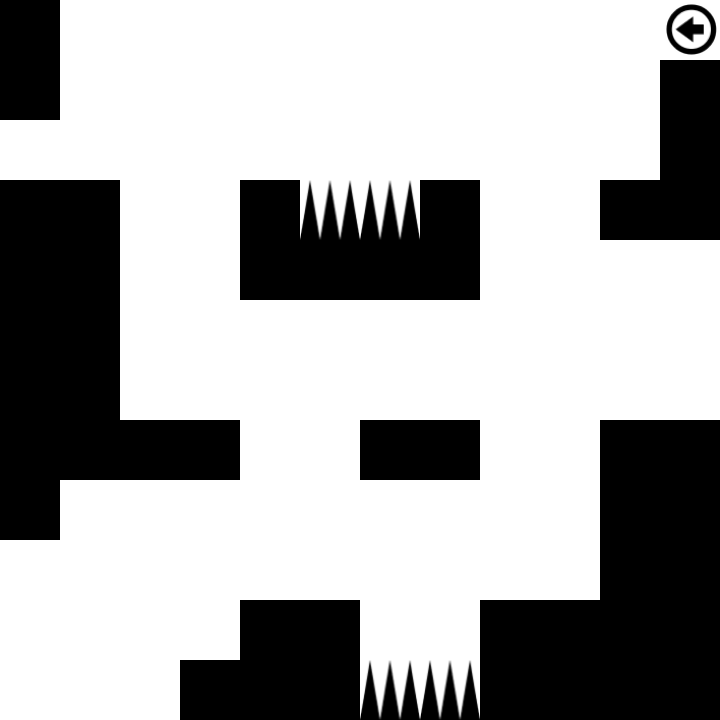

A level layout from a 2D game, rendered from its tile map. Below: a short description, then the map file with its tile-grid data intact:
An orthogonal 12x12 tile map with 60x60 px tiles, 2 tile layers (Layer2, Layer3) and 2 objects (gate2, gate1).

<map version="1.0" tiledversion="1.0.3" orientation="orthogonal" renderorder="right-down" width="12" height="12" tilewidth="60" tileheight="60" nextobjectid="6">
 <tileset firstgid="1" source="graph.tsx" />
 <layer name="Layer2" width="12" height="12">
  <data encoding="csv">
3,1,1,1,1,1,1,1,1,1,1,1,
3,1,1,1,1,1,1,1,1,1,1,3,
1,1,1,1,1,1,1,1,1,1,1,3,
3,3,1,1,3,2,2,3,1,1,3,3,
3,3,1,1,3,3,3,3,1,1,1,1,
3,3,1,1,1,1,1,1,1,1,1,1,
3,3,1,1,1,1,1,1,1,1,1,1,
3,3,3,3,1,1,3,3,1,1,3,3,
3,1,1,1,1,1,1,1,1,1,3,3,
1,1,1,1,1,1,1,1,1,1,3,3,
1,1,1,1,3,3,1,1,3,3,3,3,
1,1,1,3,3,3,2,2,3,3,3,3
</data>
 </layer>
 <objectgroup name="Transfer">
  <object id="1" name="gate2" gid="21" x="60" y="60" width="60" height="60">
   <properties>
    <property name="target_gate" value="gate1" />
    <property name="target_level" value="level9" />
   </properties>
  </object>
  <object id="2" name="gate1" gid="6" x="60" y="720" width="60" height="60">
   <properties>
    <property name="target_gate" value="gate2" />
    <property name="target_level" value="level7" />
   </properties>
  </object>
 </objectgroup>
 <layer name="Layer3" width="12" height="12">
  <data encoding="csv">
0,0,0,0,0,0,0,0,0,0,0,17,
0,0,0,0,0,0,0,0,0,0,0,0,
0,0,0,0,0,0,0,0,0,0,0,0,
0,0,0,0,0,0,0,0,0,0,0,0,
0,0,0,0,0,0,0,0,0,0,0,0,
0,0,0,0,0,0,0,0,0,0,0,0,
0,0,0,0,0,0,0,0,0,0,0,0,
0,0,0,0,0,0,0,0,0,0,0,0,
0,0,0,0,0,0,0,0,0,0,0,0,
0,0,0,0,0,0,0,0,0,0,0,0,
0,0,0,0,0,0,0,0,0,0,0,0,
0,0,0,0,0,0,0,0,0,0,0,0
</data>
 </layer>
</map>
